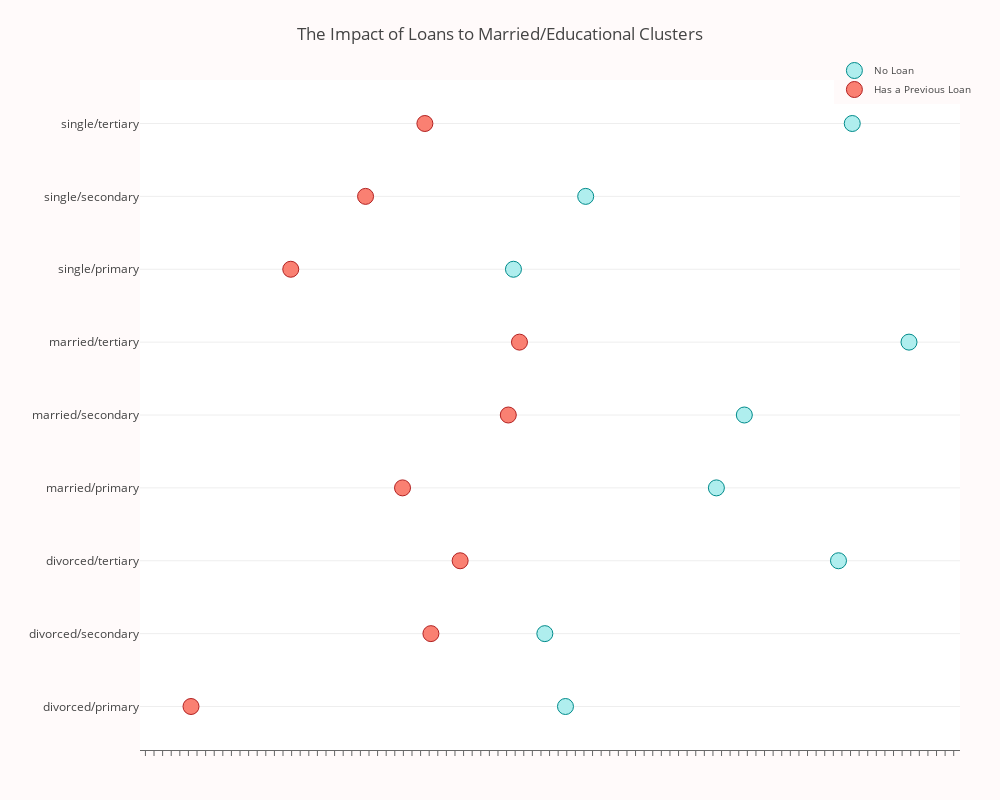

The cell this chart's notebook holds for it:
### Code cell
# Let's see the group who had loans from the marital/education group

loan_balance = df.groupby(['marital/education', 'loan'], as_index=False)['balance'].median()


no_loan = loan_balance['balance'].loc[loan_balance['loan'] == 'no'].values
has_loan = loan_balance['balance'].loc[loan_balance['loan'] == 'yes'].values


labels = loan_balance['marital/education'].unique().tolist()


trace0 = go.Scatter(
    x=no_loan,
    y=labels,
    mode='markers',
    name='No Loan',
    marker=dict(
        color='rgb(175,238,238)',
        line=dict(
            color='rgb(0,139,139)',
            width=1,
        ),
        symbol='circle',
        size=16,
    )
)
trace1 = go.Scatter(
    x=has_loan,
    y=labels,
    mode='markers',
    name='Has a Previous Loan',
    marker=dict(
        color='rgb(250,128,114)',
        line=dict(
            color='rgb(178,34,34)',
            width=1,
        ),
        symbol='circle',
        size=16,
    )
)

data = [trace0, trace1]
layout = go.Layout(
    title="The Impact of Loans to Married/Educational Clusters",
    xaxis=dict(
        showgrid=False,
        showline=True,
        linecolor='rgb(102, 102, 102)',
        titlefont=dict(
            color='rgb(204, 204, 204)'
        ),
        tickfont=dict(
            color='rgb(102, 102, 102)',
        ),
        showticklabels=False,
        dtick=10,
        ticks='outside',
        tickcolor='rgb(102, 102, 102)',
    ),
    margin=dict(
        l=140,
        r=40,
        b=50,
        t=80
    ),
    legend=dict(
        font=dict(
            size=10,
        ),
        yanchor='middle',
        xanchor='right',
    ),
    width=1000,
    height=800,
    paper_bgcolor='rgb(255,250,250)',
    plot_bgcolor='rgb(255,255,255)',
    hovermode='closest',
)
fig = go.Figure(data=data, layout=layout)
iplot(fig, filename='lowest-oecd-votes-cast')

### Figure 1 — Plotly figure (JSON) as saved in the notebook; plotly's stock layout.template omitted (floating-point values rounded to 4 significant figures)
{"data": [{"marker": {"color": "rgb(175,238,238)", "line": {"color": "rgb(0,139,139)", "width": 1}, "size": 16, "symbol": "circle"}, "mode": "markers", "name": "No Loan", "type": "scatter", "uid": "d0a8de72-97f7-4c34-8cae-6c3bc0a35e87", "x": [498.5, 474.5, 816.0, 674.0, 706.5, 898.0, 438.0, 522.0, 832.0], "y": ["divorced/primary", "divorced/secondary", "divorced/tertiary", "married/primary", "married/secondary", "married/tertiary", "single/primary", "single/secondary", "single/tertiary"]}, {"marker": {"color": "rgb(250,128,114)", "line": {"color": "rgb(178,34,34)", "width": 1}, "size": 16, "symbol": "circle"}, "mode": "markers", "name": "Has a Previous Loan", "type": "scatter", "uid": "a6f7e28c-d043-487b-9825-24c65a3bf054", "x": [63.0, 342.0, 376.0, 309.0, 432.0, 445.0, 179.0, 266.0, 335.0], "y": ["divorced/primary", "divorced/secondary", "divorced/tertiary", "married/primary", "married/secondary", "married/tertiary", "single/primary", "single/secondary", "single/tertiary"]}], "layout": {"height": 800, "hovermode": "closest", "legend": {"font": {"size": 10}, "xanchor": "right", "yanchor": "middle"}, "margin": {"b": 50, "l": 140, "r": 40, "t": 80}, "paper_bgcolor": "rgb(255,250,250)", "plot_bgcolor": "rgb(255,255,255)", "title": {"text": "The Impact of Loans to Married/Educational Clusters"}, "width": 1000, "xaxis": {"dtick": 10, "linecolor": "rgb(102, 102, 102)", "showgrid": false, "showline": true, "showticklabels": false, "tickcolor": "rgb(102, 102, 102)", "tickfont": {"color": "rgb(102, 102, 102)"}, "ticks": "outside", "title": {"font": {"color": "rgb(204, 204, 204)"}}}}}
